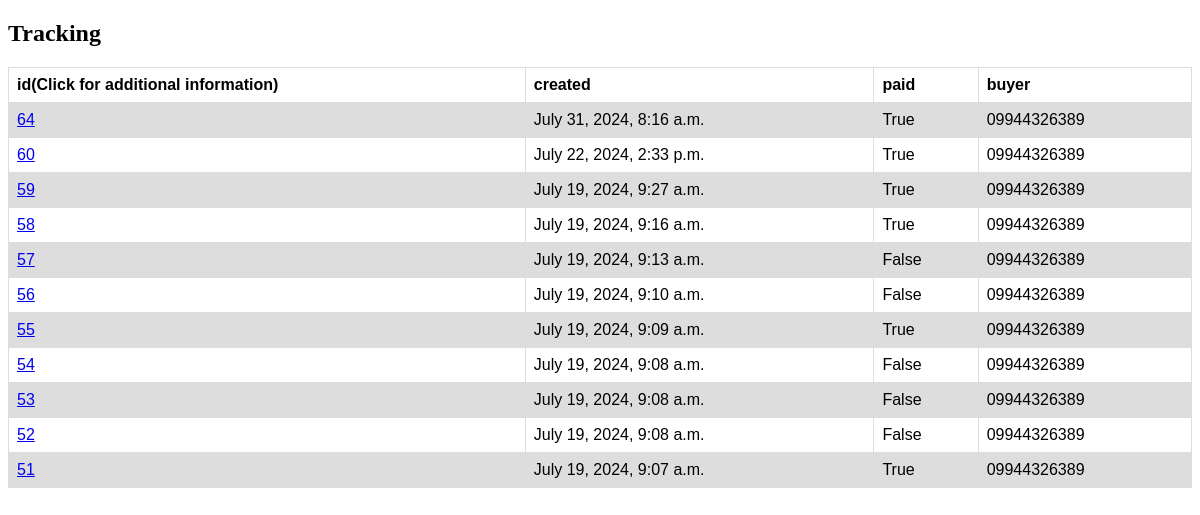
Page /orders/order_list/ (signed in) on the earlier database version.
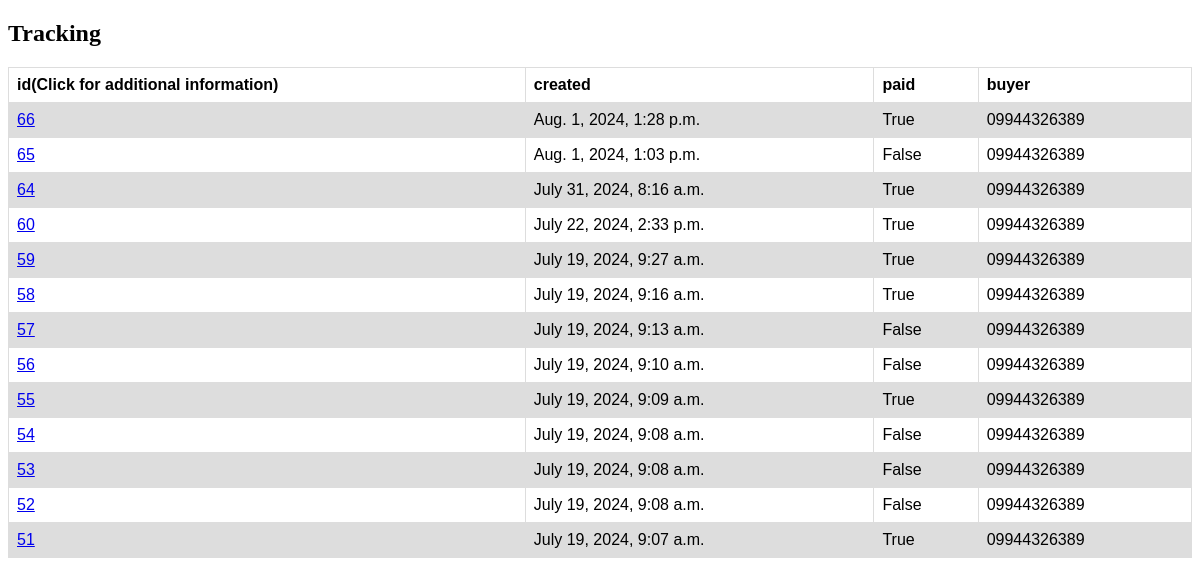
Same page on the later database version.
### orders/models.py (models this page shows, shortened)
class Order(models.Model):
    STATUS_CHOICES = [
        ('C0', 'Confirm'),
        ('Q1', 'In the review queue'),
        ('R2', 'Received from the seller'),
        ('P3', 'Preparing the order'),
        ('D4', 'Delivery to the post office'),
        ('D5', 'Delivery to the customer'),
        ('R6', 'Return of the cost due to lack of stock'),
        ('N7', 'Not Paid')
    ]
    buyer = models.ForeignKey(ShopUser, on_delete=models.SET_NULL, related_name='orders', null=True)
    first_name = models.CharField(max_length=50)
    last_name = models.CharField(max_length=50)
    phone = models.CharField(max_length=11)
    address = models.CharField(max_length=250)
    postal_code = models.CharField(max_length=10)
    province = models.CharField(max_length=50)
    city = models.CharField(max_length=50)
    created = models.DateTimeField(auto_now_add=True)
    updated = models.DateTimeField(auto_now=True)
    paid = models.BooleanField(default=False)
    status_order = models.CharField(max_length=2, choices=STATUS_CHOICES, default='In the review queue')
    class Meta:
        ordering = ['-created']
        indexes = [
            models.Index(fields=['-created'])
        ]

### account/models.py (models this page shows)
class ShopUser(AbstractBaseUser, PermissionsMixin):
    first_name = models.CharField(max_length=50)
    last_name = models.CharField(max_length=50)
    phone = models.CharField(max_length=11, unique=True)
    address = models.TextField()
    is_active = models.BooleanField(default=True)
    is_staff = models.BooleanField(default=False)
    date_join = models.DateTimeField(default=timezone.now)
    objects = ShopUserManager()
    USERNAME_FIELD = 'phone'
    REQUIRED_FIELDS = []
    def __str__(self):
        return self.phone

### orders/views.py (the view)
# urls.py: path('order_list/', views.order_list, name='order_list'),
def order_list(request):
    user = request.user
    order = Order.objects.filter(buyer=user)
    return render(request, 'order_list.html', {'order': order})

### cart/context_processor.py (called while the page is built)
def cart(request):
    return {'cart': Cart(request)}

### orders/templates/order_list.html (shortened to what this page needs)
<!DOCTYPE html>
<html>
<head>
</head>
<body>
<h2>Tracking</h2>
<table>
  <tr>
    <th>id(Click for additional information)</th>
    <th>created</th>
    <th>paid</th>
    <th>buyer</th>
  </tr>
  <tr>
      {% for item in order %}
    <td><a href="{% url 'orders:order_detail' item.id %}">{{item.id}}</a></td>
    <td>{{item.created}}</td>
    <td>{{item.paid}}</td>
    <td>{{item.buyer}}</td>
  </tr>
  {%endfor%}
</table>
</body>
</html>

Differences in the rows shown:
added Order: id "66", created "Aug. 1, 2024, 1:28 p.m.", paid "True", buyer "09944326389"
added Order: id "65", created "Aug. 1, 2024, 1:03 p.m.", paid "False", buyer "09944326389"
